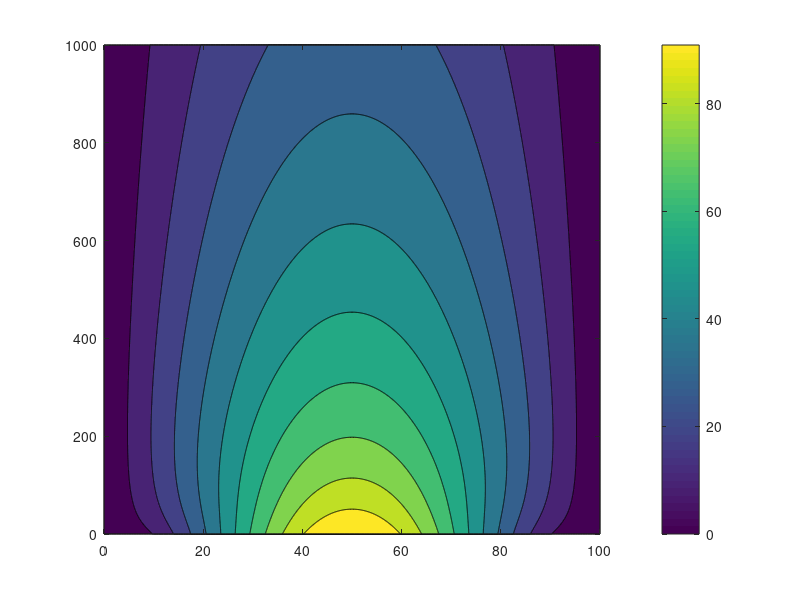

Source code (MATLAB):
clc 
clear

L = 100;
T0 = 100;
a = 1;

% Euler Method
tmax = 1000;
dx = 0.5;
dt = 0.1;
r = dt/(a*dx^2);

x = 0:dx:L;
t = 0:dt:tmax;

u_euler = zeros(length(x), length(t));
u_euler(:, 1) = T0*(sin(pi*x/L).^2);

for j = 2:length(t)
    for i = 1:length(x)
        if (i == 1) || (i == length(x))
            u_euler(i, j) = 0;
        else
            u_euler(i, j) = r*u_euler(i+1, j-1) + (1-2*r)*u_euler(i, j-1) + r*u_euler(i-1, j-1);
        end
    end
end

X = linspace(0, L, length(x));
T = linspace(0, tmax, length(t));
[X,T] = meshgrid(X, T);

figure(1);
contourf(X, T, u_euler');
colorbar;


